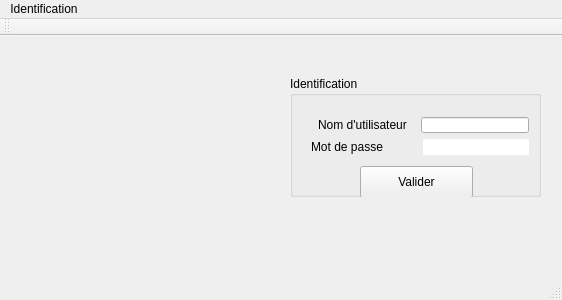
<?xml version="1.0" encoding="UTF-8"?>
<ui version="4.0">
 <class>MainWindow</class>
 <widget class="QMainWindow" name="MainWindow">
  <property name="geometry">
   <rect>
    <x>0</x>
    <y>0</y>
    <width>562</width>
    <height>300</height>
   </rect>
  </property>
  <property name="windowTitle">
   <string>Identification</string>
  </property>
  <widget class="QWidget" name="centralWidget">
   <widget class="QGroupBox" name="groupBox">
    <property name="geometry">
     <rect>
      <x>290</x>
      <y>40</y>
      <width>251</width>
      <height>121</height>
     </rect>
    </property>
    <property name="title">
     <string>Identification</string>
    </property>
    <widget class="QPushButton" name="pushButton">
     <property name="geometry">
      <rect>
       <x>70</x>
       <y>90</y>
       <width>113</width>
       <height>32</height>
      </rect>
     </property>
     <property name="text">
      <string>Valider</string>
     </property>
    </widget>
    <widget class="QWidget" name="layoutWidget">
     <property name="geometry">
      <rect>
       <x>10</x>
       <y>30</y>
       <width>240</width>
       <height>60</height>
      </rect>
     </property>
     <layout class="QVBoxLayout" name="verticalLayout">
      <item>
       <layout class="QHBoxLayout" name="horizontalLayout">
        <item alignment="Qt::AlignHCenter">
         <widget class="QLabel" name="label">
          <property name="text">
           <string>Nom d'utilisateur</string>
          </property>
         </widget>
        </item>
        <item alignment="Qt::AlignHCenter">
         <widget class="QLineEdit" name="lineEdit_username"/>
        </item>
       </layout>
      </item>
      <item>
       <layout class="QHBoxLayout" name="horizontalLayout_2">
        <item>
         <widget class="QLabel" name="label_2">
          <property name="text">
           <string>Mot de passe</string>
          </property>
         </widget>
        </item>
        <item alignment="Qt::AlignHCenter">
         <widget class="QLineEdit" name="lineEdit_password">
          <property name="frame">
           <bool>false</bool>
          </property>
          <property name="echoMode">
           <enum>QLineEdit::Password</enum>
          </property>
         </widget>
        </item>
       </layout>
      </item>
     </layout>
    </widget>
   </widget>
   <widget class="QLabel" name="label_picture">
    <property name="geometry">
     <rect>
      <x>20</x>
      <y>10</y>
      <width>261</width>
      <height>211</height>
     </rect>
    </property>
    <property name="text">
     <string/>
    </property>
    <property name="pixmap">
     <pixmap>../Desktop/M2/Rapport Belleudy/logo_uns_cmjncopie.png</pixmap>
    </property>
   </widget>
  </widget>
  <widget class="QMenuBar" name="menuBar">
   <property name="geometry">
    <rect>
     <x>0</x>
     <y>0</y>
     <width>562</width>
     <height>22</height>
    </rect>
   </property>
   <widget class="QMenu" name="menuIdentification">
    <property name="title">
     <string>Identification</string>
    </property>
   </widget>
   <addaction name="menuIdentification"/>
  </widget>
  <widget class="QToolBar" name="mainToolBar">
   <attribute name="toolBarArea">
    <enum>TopToolBarArea</enum>
   </attribute>
   <attribute name="toolBarBreak">
    <bool>false</bool>
   </attribute>
  </widget>
  <widget class="QStatusBar" name="statusBar"/>
 </widget>
 <layoutdefault spacing="6" margin="11"/>
 <resources/>
 <connections/>
</ui>
